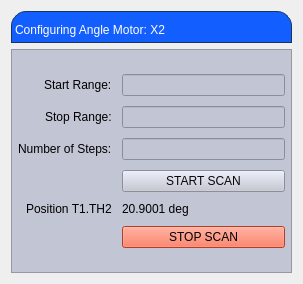
<?xml version="1.0" encoding="UTF-8"?>
<ui version="4.0">
 <class>Form</class>
 <widget class="QWidget" name="Form">
  <property name="geometry">
   <rect>
    <x>0</x>
    <y>0</y>
    <width>303</width>
    <height>284</height>
   </rect>
  </property>
  <property name="windowTitle">
   <string>Form</string>
  </property>
  <layout class="QVBoxLayout" name="verticalLayout_2">
   <item>
    <layout class="QVBoxLayout" name="verticalLayout">
     <item>
      <widget class="QLabel" name="label">
       <property name="styleSheet">
        <string notr="true">
background-color: rgb(19, 94, 255);
qproperty-alignment: AlignCenter;
border: 1px solid #FF17365D;
border-top-left-radius: 15px;
border-top-right-radius: 15px;
padding: 5 px 0 px;
color: rgb(255,255,255);
max-height: 25 px;
font-size: 14 px;
</string>
       </property>
       <property name="text">
        <string>Configuring Angle Motor: X2</string>
       </property>
      </widget>
     </item>
     <item>
      <widget class="QFrame" name="frame">
       <property name="styleSheet">
        <string notr="true">background-color: rgb(194, 197, 211);</string>
       </property>
       <property name="frameShape">
        <enum>QFrame::StyledPanel</enum>
       </property>
       <property name="frameShadow">
        <enum>QFrame::Raised</enum>
       </property>
       <layout class="QVBoxLayout" name="verticalLayout_3" stretch="0">
        <property name="leftMargin">
         <number>0</number>
        </property>
        <property name="topMargin">
         <number>0</number>
        </property>
        <property name="rightMargin">
         <number>0</number>
        </property>
        <property name="bottomMargin">
         <number>0</number>
        </property>
        <item>
         <layout class="QFormLayout" name="formLayout">
          <property name="labelAlignment">
           <set>Qt::AlignRight|Qt::AlignTrailing|Qt::AlignVCenter</set>
          </property>
          <property name="formAlignment">
           <set>Qt::AlignLeading|Qt::AlignLeft|Qt::AlignVCenter</set>
          </property>
          <property name="horizontalSpacing">
           <number>10</number>
          </property>
          <property name="verticalSpacing">
           <number>10</number>
          </property>
          <property name="leftMargin">
           <number>6</number>
          </property>
          <property name="topMargin">
           <number>6</number>
          </property>
          <property name="rightMargin">
           <number>6</number>
          </property>
          <property name="bottomMargin">
           <number>6</number>
          </property>
          <item row="1" column="0">
           <widget class="QLabel" name="label_2">
            <property name="text">
             <string>Start Range:</string>
            </property>
           </widget>
          </item>
          <item row="1" column="1">
           <widget class="PyDMLineEdit" name="startLineEdit">
            <property name="toolTip">
             <string/>
            </property>
            <property name="precision" stdset="0">
             <number>0</number>
            </property>
            <property name="showUnits" stdset="0">
             <bool>false</bool>
            </property>
            <property name="precisionFromPV" stdset="0">
             <bool>true</bool>
            </property>
            <property name="alarmSensitiveContent" stdset="0">
             <bool>false</bool>
            </property>
            <property name="alarmSensitiveBorder" stdset="0">
             <bool>true</bool>
            </property>
            <property name="PyDMToolTip" stdset="0">
             <string/>
            </property>
            <property name="monitorDisp" stdset="0">
             <bool>false</bool>
            </property>
            <property name="channel" stdset="0">
             <string/>
            </property>
            <property name="displayFormat" stdset="0">
             <enum>PyDMLineEdit::String</enum>
            </property>
           </widget>
          </item>
          <item row="2" column="0">
           <widget class="QLabel" name="label_3">
            <property name="text">
             <string>Stop Range:</string>
            </property>
           </widget>
          </item>
          <item row="2" column="1">
           <widget class="PyDMLineEdit" name="stopLineEdit">
            <property name="toolTip">
             <string/>
            </property>
            <property name="styleSheet">
             <string notr="true">color: rgb(36, 36, 36);</string>
            </property>
            <property name="precision" stdset="0">
             <number>0</number>
            </property>
            <property name="showUnits" stdset="0">
             <bool>false</bool>
            </property>
            <property name="precisionFromPV" stdset="0">
             <bool>true</bool>
            </property>
            <property name="alarmSensitiveContent" stdset="0">
             <bool>false</bool>
            </property>
            <property name="alarmSensitiveBorder" stdset="0">
             <bool>true</bool>
            </property>
            <property name="PyDMToolTip" stdset="0">
             <string/>
            </property>
            <property name="monitorDisp" stdset="0">
             <bool>false</bool>
            </property>
            <property name="channel" stdset="0">
             <string/>
            </property>
           </widget>
          </item>
          <item row="3" column="0">
           <widget class="QLabel" name="label_4">
            <property name="text">
             <string>Number of Steps:</string>
            </property>
           </widget>
          </item>
          <item row="3" column="1">
           <widget class="PyDMLineEdit" name="stepLineEdit">
            <property name="toolTip">
             <string/>
            </property>
            <property name="styleSheet">
             <string notr="true">color: rgb(15, 15, 15);</string>
            </property>
            <property name="precision" stdset="0">
             <number>0</number>
            </property>
            <property name="showUnits" stdset="0">
             <bool>true</bool>
            </property>
            <property name="precisionFromPV" stdset="0">
             <bool>true</bool>
            </property>
            <property name="alarmSensitiveContent" stdset="0">
             <bool>false</bool>
            </property>
            <property name="alarmSensitiveBorder" stdset="0">
             <bool>true</bool>
            </property>
            <property name="PyDMToolTip" stdset="0">
             <string/>
            </property>
            <property name="monitorDisp" stdset="0">
             <bool>false</bool>
            </property>
            <property name="channel" stdset="0">
             <string/>
            </property>
           </widget>
          </item>
          <item row="4" column="0">
           <widget class="PyDMByteIndicator" name="PyDMByteIndicator">
            <property name="toolTip">
             <string/>
            </property>
            <property name="alarmSensitiveContent" stdset="0">
             <bool>false</bool>
            </property>
            <property name="alarmSensitiveBorder" stdset="0">
             <bool>true</bool>
            </property>
            <property name="PyDMToolTip" stdset="0">
             <string/>
            </property>
            <property name="channel" stdset="0">
             <string>CA://XCS:SND:T1:TH2.MOVN</string>
            </property>
            <property name="showLabels" stdset="0">
             <bool>true</bool>
            </property>
            <property name="bigEndian" stdset="0">
             <bool>false</bool>
            </property>
            <property name="circles" stdset="0">
             <bool>true</bool>
            </property>
            <property name="labelPosition" stdset="0">
             <enum>QTabWidget::South</enum>
            </property>
            <property name="numBits" stdset="0">
             <number>1</number>
            </property>
            <property name="shift" stdset="0">
             <number>0</number>
            </property>
            <property name="labels" stdset="0">
             <stringlist>
              <string></string>
             </stringlist>
            </property>
           </widget>
          </item>
          <item row="4" column="1">
           <widget class="PyDMPushButton" name="startButton">
            <property name="toolTip">
             <string/>
            </property>
            <property name="styleSheet">
             <string notr="true">color: rgb(7, 7, 7);</string>
            </property>
            <property name="text">
             <string>START SCAN</string>
            </property>
            <property name="monitorDisp" stdset="0">
             <bool>false</bool>
            </property>
            <property name="channel" stdset="0">
             <string/>
            </property>
           </widget>
          </item>
          <item row="5" column="0">
           <widget class="PyDMLabel" name="PyDMLabel">
            <property name="toolTip">
             <string/>
            </property>
            <property name="lineWidth">
             <number>3</number>
            </property>
            <property name="text">
             <string>Position T1.TH2</string>
            </property>
           </widget>
          </item>
          <item row="5" column="1">
           <widget class="PyDMLabel" name="PyDMLabel_2">
            <property name="toolTip">
             <string/>
            </property>
            <property name="text">
             <string>20.9001 deg</string>
            </property>
            <property name="precision" stdset="0">
             <number>4</number>
            </property>
            <property name="showUnits" stdset="0">
             <bool>true</bool>
            </property>
            <property name="precisionFromPV" stdset="0">
             <bool>false</bool>
            </property>
            <property name="alarmSensitiveContent" stdset="0">
             <bool>false</bool>
            </property>
            <property name="alarmSensitiveBorder" stdset="0">
             <bool>true</bool>
            </property>
            <property name="PyDMToolTip" stdset="0">
             <string/>
            </property>
            <property name="channel" stdset="0">
             <string>CA://XCS:SND:T1:TH2.RBV</string>
            </property>
            <property name="enableRichText" stdset="0">
             <bool>false</bool>
            </property>
           </widget>
          </item>
          <item row="6" column="1">
           <widget class="PyDMPushButton" name="stopButton">
            <property name="toolTip">
             <string/>
            </property>
            <property name="styleSheet">
             <string notr="true">background-color: rgb(255, 86, 52);
color: rgb(0, 0, 0);</string>
            </property>
            <property name="text">
             <string>STOP SCAN</string>
            </property>
            <property name="default">
             <bool>false</bool>
            </property>
            <property name="channel" stdset="0">
             <string/>
            </property>
            <property name="pressValue" stdset="0">
             <string>1</string>
            </property>
           </widget>
          </item>
         </layout>
        </item>
       </layout>
      </widget>
     </item>
    </layout>
   </item>
  </layout>
 </widget>
 <customwidgets>
  <customwidget>
   <class>PyDMLabel</class>
   <extends>QLabel</extends>
   <header>pydm.widgets.label</header>
  </customwidget>
  <customwidget>
   <class>PyDMByteIndicator</class>
   <extends>QWidget</extends>
   <header>pydm.widgets.byte</header>
  </customwidget>
  <customwidget>
   <class>PyDMLineEdit</class>
   <extends>QLineEdit</extends>
   <header>pydm.widgets.line_edit</header>
  </customwidget>
  <customwidget>
   <class>PyDMPushButton</class>
   <extends>QPushButton</extends>
   <header>pydm.widgets.pushbutton</header>
  </customwidget>
 </customwidgets>
 <resources/>
 <connections/>
</ui>
